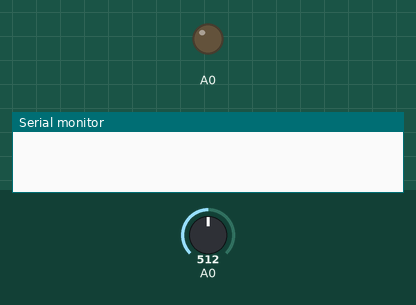
A sketch run on a simulated Arduino Uno, built with avr-gcc and run on an emulated ATmega328P. Parts: output pins drawn as LEDs (lit = HIGH), the last lines printed to the serial monitor. Dashed ring = blinking. The inputs (shaded band) are chosen by the test bench; at power-on: A0 = 512.

Above: at 1.2 s.
1.3 s: A0 set to 107
2.8 s: A0 set to 94
At 2.96 s:
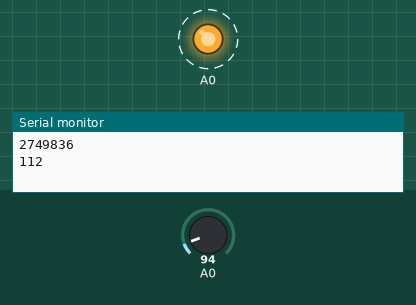
5.8 s: A0 set to 110
At 6.1 s:
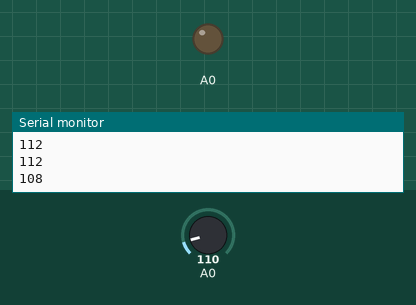
7.3 s: A0 set to 90
At 7.46 s:
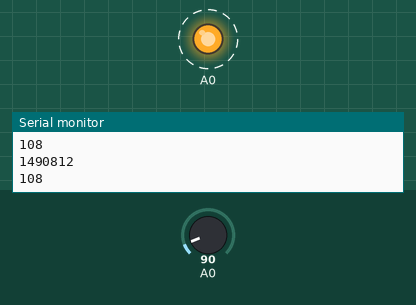
Timing chart, 0 to 11.3 s (numbered marks = the images above; inputs shaded):
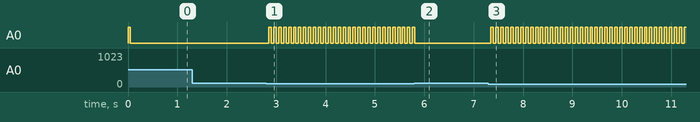

Measured:
- the behaviour switches between 101 and 100 on A0 (found by bisection; images 0 and 1)
- after the input at 1.3 s, every drawn part: stays the same
- after the input at 2.8 s, A0: alternates HIGH for 0.05 s and LOW for 0.05 s, starting after 0.05 s
- after the input at 5.8 s, A0: goes on until 5.8 s, then stays LOW
- after the input at 7.3 s, A0: alternates HIGH for 0.05 s and LOW for 0.05 s, starting after 0.05 s

The sketch:

pressure_plate_v2.ino
```cpp
void setup() {
  // put your setup code here, to run once:
  Serial.begin(9600);

}

void loop() {
  // put your main code here, to run repeatedly:
  unsigned long starttime;
  unsigned long dt;
  pinMode(A0, OUTPUT);
  digitalWrite(A0, HIGH);
  delay(50);
  digitalWrite(A0, LOW);
  starttime = micros();
  int reading = analogRead(A0);
  while(reading > 100){
    reading = analogRead(A0);
   // Serial.println(reading);
  }
  dt = micros()-starttime;
  Serial.println(dt);
  delay(50);
}
```
